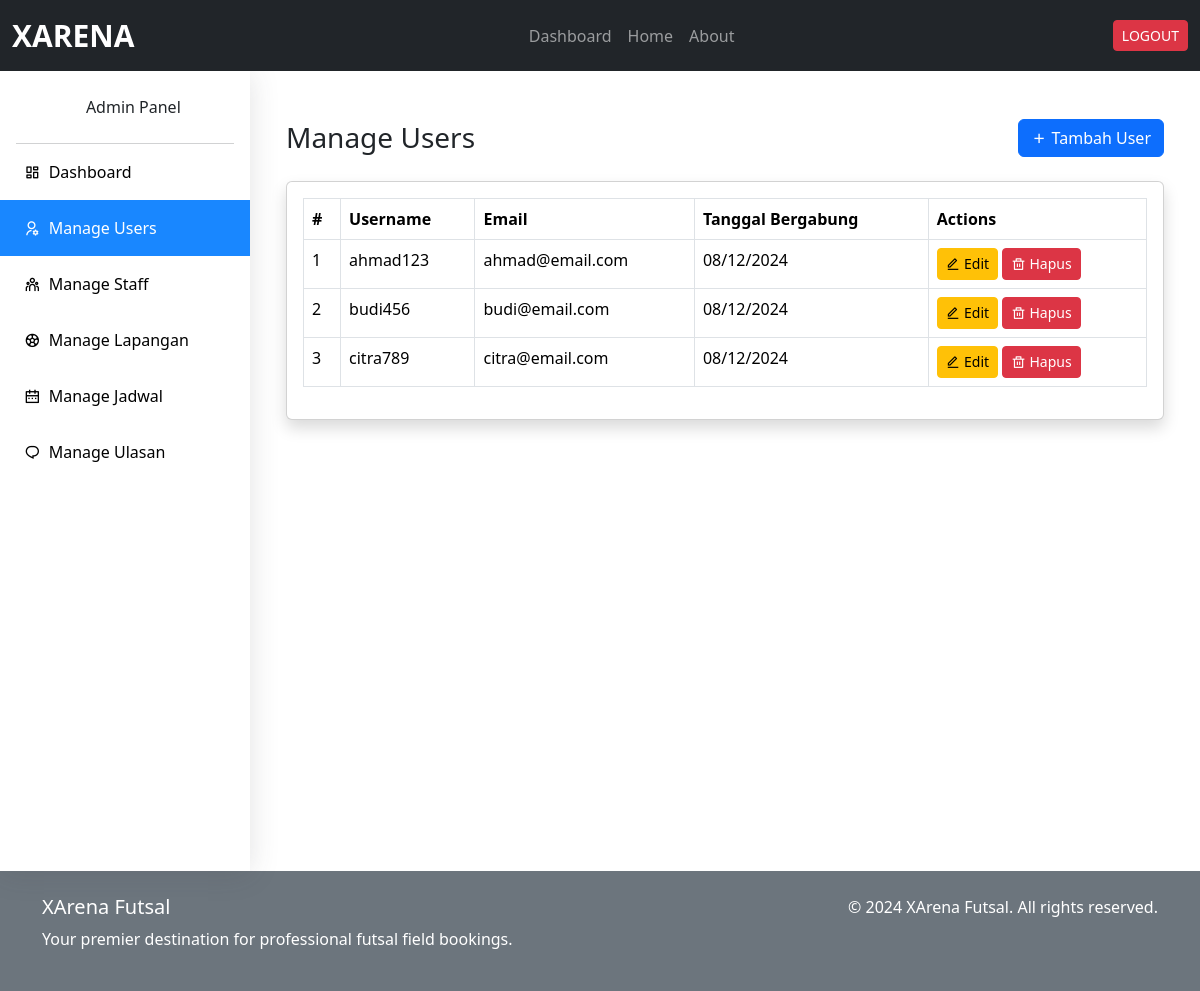
Page /adm/users/ (signed in) on the earlier database version.
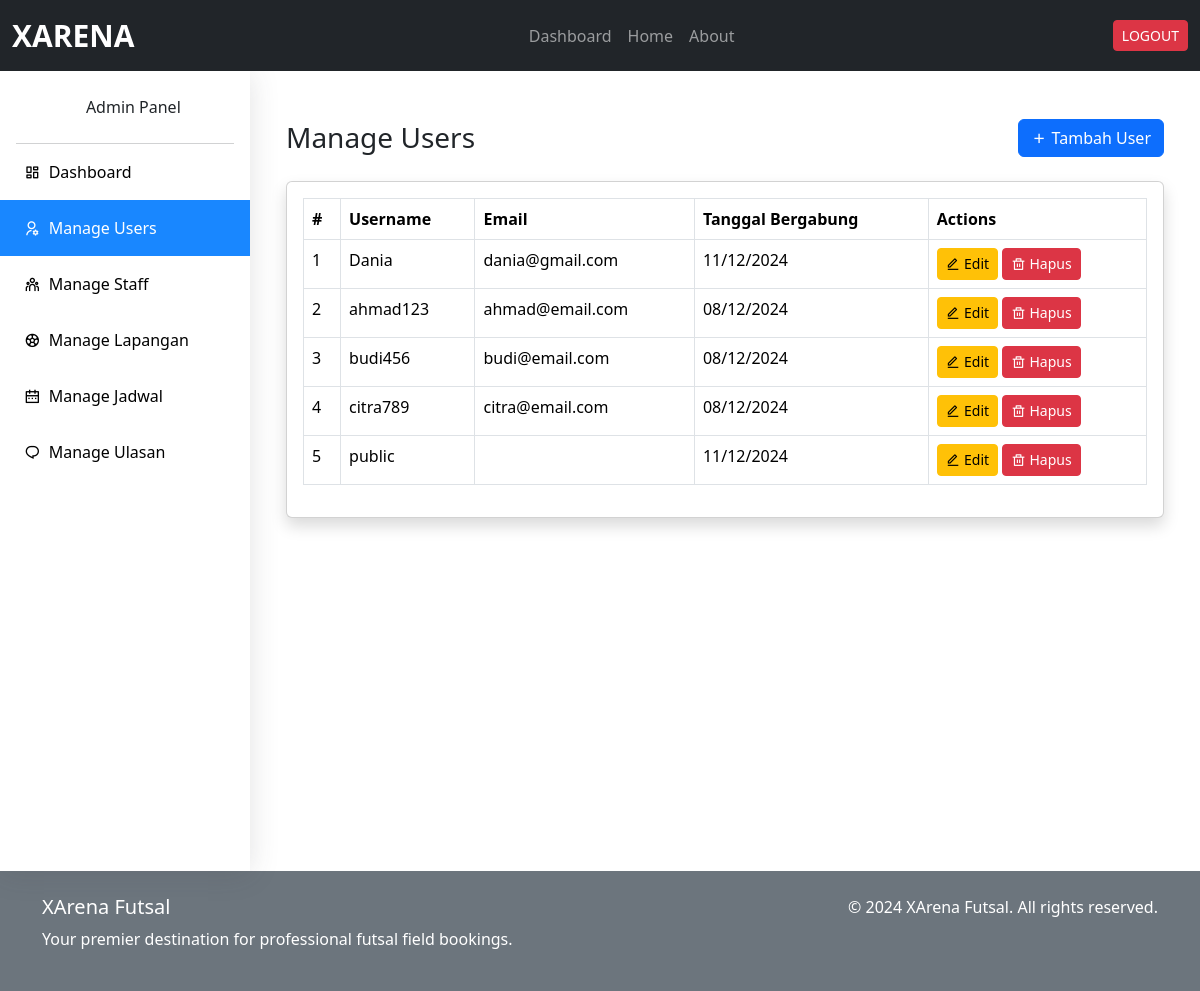
Same page on the later database version.
### xarena_app/models.py (models this page shows, shortened)
class CustomUser(AbstractUser):
    nama_lengkap = models.CharField(max_length=100, blank=True, null=True)
    no_hp = models.CharField(max_length=15, blank=True, null=True)

### xarena_app/views.py (the view, shortened to what this page needs)
# urls.py: path('adm/users/', views.manage_users, name='manage_users'),
@login_required
def manage_users(request):
    if not request.user.is_superuser:
        raise PermissionDenied
    users = CustomUser.objects.filter(is_staff=False, is_superuser=False).order_by('username')
    return render(request, 'admin/manage_users.html', {'users': users})

### templates/admin/manage_users.html (shortened to what this page needs)
{% extends './base_admin.html' %}
{% block admin_content %}
<div class="container-fluid mt-4">
  <div class="d-sm-flex align-items-center justify-content-between mb-4">
    <h1 class="h3 mb-0 text-gray-800">Manage Users</h1>
    <button class="btn btn-primary" data-bs-toggle="modal" data-bs-target="#addUserModal">
      <i class="ri-add-line"></i> Tambah User
    </button>
  </div>
  <div class="card shadow mb-4">
    <div class="card-body">
      <div class="table-responsive">
        <table class="table table-bordered">
          <thead>
            <tr>
              <th>#</th>
              <th>Username</th>
              <th>Email</th>
              <th>Tanggal Bergabung</th>
              <th>Actions</th>
            </tr>
          </thead>
          <tbody>
            {% for user in users %}
            <tr>
              <td>{{ forloop.counter }}</td>
              <td>{{ user.username }}</td>
              <td>{{ user.email }}</td>
              <td>{{ user.date_joined|date:"d/m/Y" }}</td>
              <td>
                <button class="btn btn-warning btn-sm edit-btn"
                  data-id="{{ user.id }}"
                  data-username="{{ user.username }}"
                  data-email="{{ user.email }}"
                  data-bs-toggle="modal"
                  data-bs-target="#editUserModal">
                  <i class="ri-edit-line"></i> Edit
                </button>
                <button class="btn btn-danger btn-sm hapus-btn"
                  data-id="{{ user.id }}"
                  data-username="{{ user.username }}"
                  data-bs-toggle="modal"
                  data-bs-target="#hapusUserModal">
                  <i class="ri-delete-bin-line"></i> Hapus
                </button>
              </td>
            </tr>
            {% endfor %}
          </tbody>
        </table>
      </div>
    </div>
  </div>
</div>
{% endblock %}

Differences in the rows shown:
added CustomUser: username "Dania", email "dania@gmail.com", date_joined "11/12/2024"
added CustomUser: username "public", date_joined "11/12/2024"
